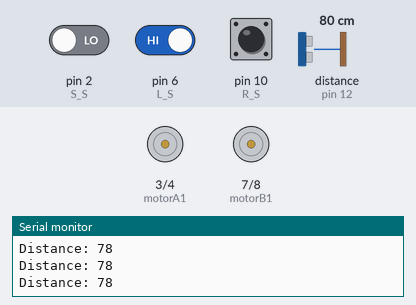
Bench run of a sketch on a simulated Arduino Uno, built with avr-gcc and run on an emulated ATmega328P. On the bench: motor-driver pin pairs drawn as motors (green arrow = first pin HIGH = forward, orange = second pin HIGH = backward, longer = more drive, scaled by the enable pin), the last lines printed to the serial monitor. Wiring (inferred from the names in the program): ultrasonic range finder: trigger pin 11; echo pin 12. The test bench sets the inputs (shaded band); at power-on: distance to the obstacle (sensor on pin 12) 80 cm, pin 6 (L_S) HIGH, pin 2 (S_S) LOW, pin 10 (R_S) HIGH. The echo pulse lasts 58.3 µs per cm.

Above: at 4.2 s.
4.3 s: distance to the obstacle (sensor on pin 12) set to 14 cm
5.8 s: distance to the obstacle (sensor on pin 12) set to 10 cm
At 6.8 s:
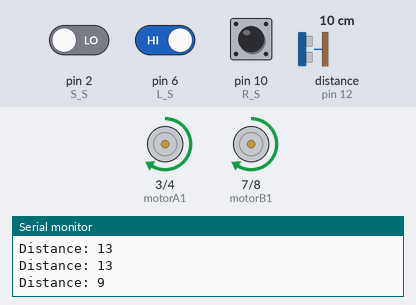
At 7.4 s:
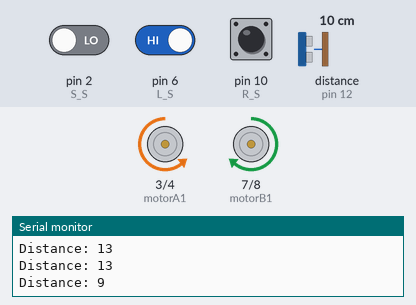
8.8 s: pin 6 (L_S) driven LOW
11.0 s: pin 6 (L_S) driven HIGH
At 13.3 s:
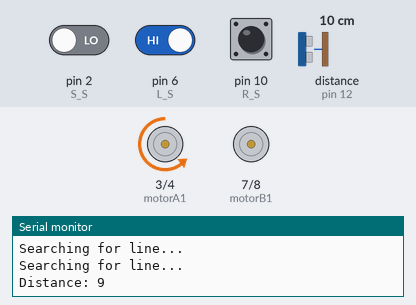
14.0 s: distance to the obstacle (sensor on pin 12) set to 120 cm
15.5 s: pin 2 (S_S) driven HIGH
At 16.4 s:
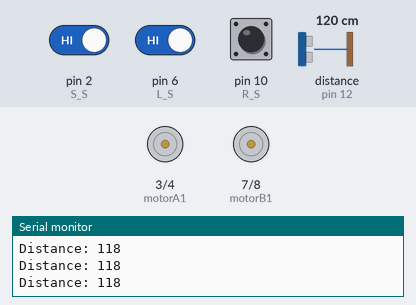
Timing chart, 0 to 18.0 s (numbered marks = the images above; inputs shaded):
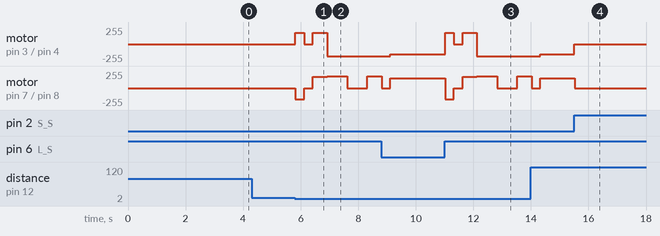

Measured:
- the behaviour switches between 13 and 12 cm on distance to the obstacle (sensor on pin 12) (found by bisection; images 0 and 1)
- after the input at 15.5 s, motor on pin 3 (motorA1) / pin 4 (motorA2): backward 150/255 → stopped at once; motor on pin 7 (motorB1) / pin 8 (motorB2): forward 150/255 → stopped at once

The sketch:

Linefollowingrobotandobstaclevoiding.ino
```cpp
/*
  🛠️ Line Following + Obstacle Avoiding Robot
  📌 Author: Lee Curiosity
  📅 Last updated: June 2025

  👉 Features:
    - Follow a black line using 3 IR sensors
    - Stop and navigate around obstacles using an ultrasonic sensor
    - Motor control via L298N
    - Power supplied by 2 x 18650 batteries
*/

// -------------------- Constants --------------------
int stop_distance = 12; // Stop if obstacle is within 12 cm

// Ultrasonic sensor pins
const int trigPin = 11;
const int echoPin = 12;

// Motor A (left)
const int motorA1     = 3;
const int motorA2     = 4;
const int motorAspeed = 5; // PWM speed control

// Motor B (right)
const int motorB1     = 7;
const int motorB2     = 8;
const int motorBspeed = 9; // PWM speed control

// Line sensor pins
const int L_S = 6;   // Left
const int S_S = 2;   // Center
const int R_S = 10;  // Right

// -------------------- Variables --------------------
int left_sensor_state;
int s_sensor_state;
int right_sensor_state;
long duration;
int distance;

// -------------------- Setup --------------------
void setup() {
  pinMode(L_S, INPUT);
  pinMode(S_S, INPUT);
  pinMode(R_S, INPUT);

  pinMode(motorA1, OUTPUT);
  pinMode(motorA2, OUTPUT);
  pinMode(motorAspeed, OUTPUT);
  pinMode(motorB1, OUTPUT);
  pinMode(motorB2, OUTPUT);
  pinMode(motorBspeed, OUTPUT);

  pinMode(trigPin, OUTPUT);
  pinMode(echoPin, INPUT);

  Serial.begin(9600);

  // Start motors slowly after setup delay
  analogWrite(motorAspeed, 180);
  analogWrite(motorBspeed, 180);
  delay(3000); // Wait 3 seconds before starting
}

// -------------------- Main Loop --------------------
void loop() {
  // Measure distance using ultrasonic sensor
  digitalWrite(trigPin, LOW); delayMicroseconds(2);
  digitalWrite(trigPin, HIGH); delayMicroseconds(10);
  digitalWrite(trigPin, LOW);
  duration = pulseIn(echoPin, HIGH);
  distance = duration * 0.034 / 2;
  Serial.print("Distance: "); Serial.println(distance);

  // Read IR sensors
  left_sensor_state  = digitalRead(L_S);
  s_sensor_state     = digitalRead(S_S);
  right_sensor_state = digitalRead(R_S);

  // Line following logic
  if ((left_sensor_state == 0) && (s_sensor_state == 1) && (right_sensor_state == 0)) forword();  // Straight
  if ((left_sensor_state == 1) && (s_sensor_state == 1) && (right_sensor_state == 0)) turnLeft(); // Adjust Left
  if ((left_sensor_state == 1) && (s_sensor_state == 0) && (right_sensor_state == 0)) turnLeft(); // Hard Left
  if ((left_sensor_state == 0) && (s_sensor_state == 1) && (right_sensor_state == 1)) turnRight();// Adjust Right
  if ((left_sensor_state == 0) && (s_sensor_state == 0) && (right_sensor_state == 1)) turnRight();// Hard Right
  if ((left_sensor_state == 1) && (s_sensor_state == 1) && (right_sensor_state == 1)) Stop();     // Stop (off track)

  // Obstacle avoidance
  if (distance < stop_distance) {
    // Reverse slightly
    digitalWrite(motorA1, HIGH); digitalWrite(motorA2, LOW);
    digitalWrite(motorB1, LOW);  digitalWrite(motorB2, HIGH);
    analogWrite(motorAspeed, 170);
    analogWrite(motorBspeed, 170);
    delay(300);

    // Stop
    analogWrite(motorAspeed, 0);
    analogWrite(motorBspeed, 0);
    delay(300);

    // Go forward briefly
    digitalWrite(motorA1, HIGH); digitalWrite(motorA2, LOW);
    digitalWrite(motorB1, HIGH); digitalWrite(motorB2, LOW);
    analogWrite(motorAspeed, 150);
    analogWrite(motorBspeed, 150);
    delay(500);

    // Turn left (first phase)
    digitalWrite(motorA1, LOW); digitalWrite(motorA2, HIGH);
    digitalWrite(motorB1, HIGH); digitalWrite(motorB2, LOW);
    analogWrite(motorAspeed, 180);
    analogWrite(motorBspeed, 180);
    delay(700);

    // Left motor only
    digitalWrite(motorB1, LOW); digitalWrite(motorB2, LOW);
    delay(700);

    // Turn left again
    digitalWrite(motorB1, HIGH); digitalWrite(motorB2, LOW);
    delay(500);

    // Pause right motor
    digitalWrite(motorB1, LOW); digitalWrite(motorB2, LOW);
    delay(300);

    // Move forward again
    digitalWrite(motorB1, HIGH); digitalWrite(motorB2, LOW);
    analogWrite(motorAspeed, 150);
    analogWrite(motorBspeed, 150);

    // Wait until line is detected again
    while (digitalRead(L_S) == LOW) {
      Serial.println("Searching for line...");
    }
  }
}

// -------------------- Movement Functions --------------------
void forword() {
  digitalWrite(motorA1, LOW); digitalWrite(motorA2, HIGH);
  digitalWrite(motorB1, HIGH); digitalWrite(motorB2, LOW);
  analogWrite(motorAspeed, 180);
  analogWrite(motorBspeed, 180);
}

void turnRight() {
  digitalWrite(motorA1, LOW); digitalWrite(motorA2, LOW);
  digitalWrite(motorB1, HIGH); digitalWrite(motorB2, LOW);
  analogWrite(motorAspeed, 120);
  analogWrite(motorBspeed, 120);
}

void turnLeft() {
  digitalWrite(motorA1, LOW); digitalWrite(motorA2, HIGH);
  digitalWrite(motorB1, LOW); digitalWrite(motorB2, LOW);
  analogWrite(motorAspeed, 120);
  analogWrite(motorBspeed, 120);
}

void Stop() {
  digitalWrite(motorA1, LOW); digitalWrite(motorA2, LOW);
  digitalWrite(motorB1, LOW); digitalWrite(motorB2, LOW);
  analogWrite(motorAspeed, 0);
  analogWrite(motorBspeed, 0);
}
```
